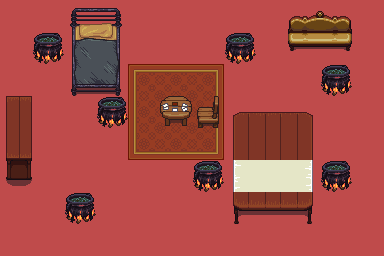

Below is a game level as drawn by its tile map, then a one-line description and the .tmx file that defines it, in full:
An orthogonal 12x8 tile map with 32x32 px tiles, 2 tile layers (Tile Layer 1, Tile Layer 2).

<map version="1.5" tiledversion="1.7.0" orientation="orthogonal" renderorder="right-down" width="12" height="8" tilewidth="32" tileheight="32" infinite="0" nextlayerid="3" nextobjectid="1">
 <tileset firstgid="1" name="interior" tilewidth="32" tileheight="32" tilecount="1024" columns="32">
  <image source="../interior.png" width="1024" height="1024" />
  <tile id="0">
   <animation>
    <frame tileid="436" duration="100" />
    <frame tileid="468" duration="100" />
    <frame tileid="500" duration="100" />
    <frame tileid="532" duration="100" />
   </animation>
  </tile>
  <tile id="532">
   <animation>
    <frame tileid="436" duration="100" />
    <frame tileid="468" duration="100" />
    <frame tileid="500" duration="100" />
    <frame tileid="532" duration="100" />
   </animation>
  </tile>
 </tileset>
 <layer id="1" name="Tile Layer 1" width="12" height="8">
  <data encoding="csv">
972,972,972,972,972,972,972,972,972,972,972,972,
972,972,972,972,972,972,972,972,972,972,972,972,
972,972,972,972,950,951,952,972,972,972,972,972,
972,972,972,972,982,983,984,972,972,972,972,972,
972,972,972,972,1014,1015,1016,972,972,972,972,972,
972,972,972,972,972,972,972,972,972,972,972,972,
972,972,972,972,972,972,972,972,972,972,972,972,
972,972,972,972,972,972,972,972,972,972,972,972
</data>
 </layer>
 <layer id="2" name="Tile Layer 2" width="12" height="8">
  <data encoding="csv">
0,0,598,599,0,0,0,0,0,779,780,0,
0,533,630,631,0,0,0,533,0,811,812,0,
0,0,662,663,0,0,0,0,0,0,533,0,
824,0,0,533,0,473,474,757,758,759,0,0,
856,0,0,0,0,0,0,789,790,791,0,0,
888,0,0,0,0,0,533,821,822,823,533,0,
0,0,533,0,0,0,0,853,854,855,0,0,
0,0,0,0,0,0,0,0,0,0,0,0
</data>
 </layer>
</map>
